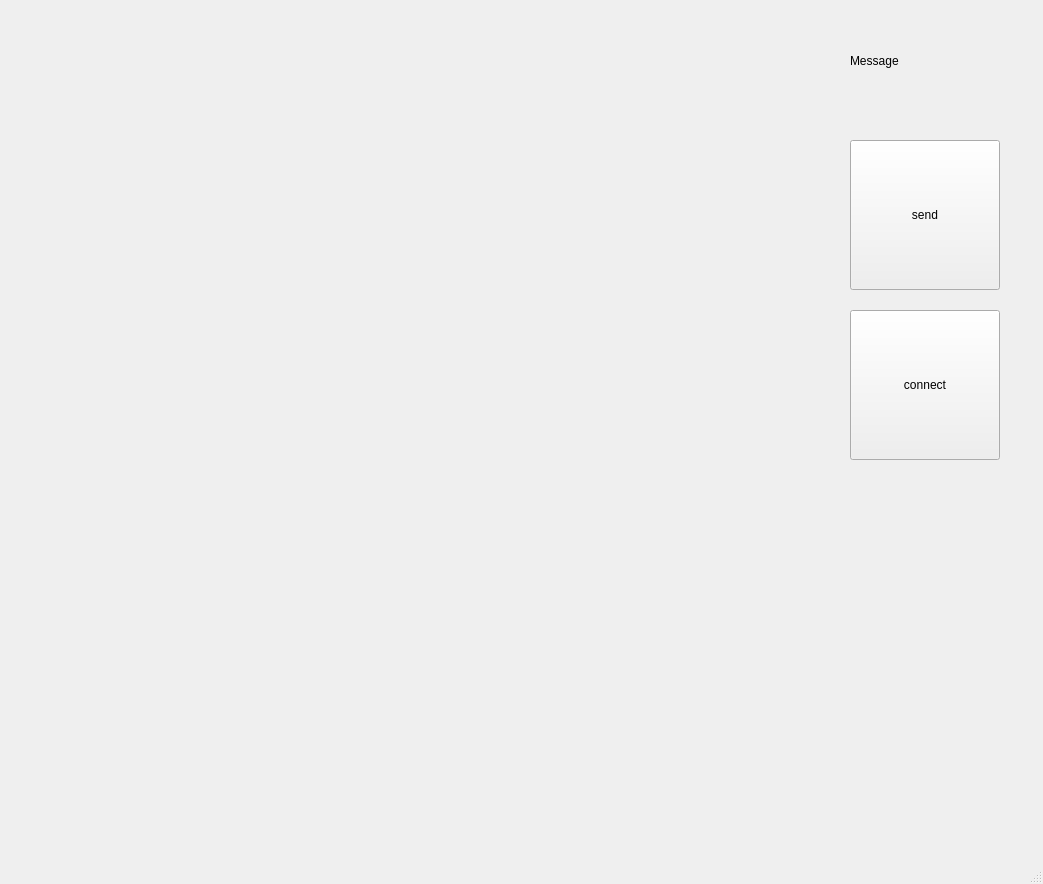
<?xml version="1.0" encoding="UTF-8"?>
<ui version="4.0">
 <class>MainWindow</class>
 <widget class="QMainWindow" name="MainWindow">
  <property name="geometry">
   <rect>
    <x>0</x>
    <y>0</y>
    <width>1043</width>
    <height>884</height>
   </rect>
  </property>
  <property name="windowTitle">
   <string>MainWindow</string>
  </property>
  <widget class="QWidget" name="centralwidget">
   <widget class="Chess_board" name="widget_chessboard" native="true">
    <property name="geometry">
     <rect>
      <x>10</x>
      <y>10</y>
      <width>800</width>
      <height>800</height>
     </rect>
    </property>
   </widget>
   <widget class="QPushButton" name="pushButton_connect">
    <property name="geometry">
     <rect>
      <x>850</x>
      <y>310</y>
      <width>150</width>
      <height>150</height>
     </rect>
    </property>
    <property name="text">
     <string>connect</string>
    </property>
   </widget>
   <widget class="QPushButton" name="pushButton_send">
    <property name="geometry">
     <rect>
      <x>850</x>
      <y>140</y>
      <width>150</width>
      <height>150</height>
     </rect>
    </property>
    <property name="text">
     <string>send</string>
    </property>
   </widget>
   <widget class="QLabel" name="label">
    <property name="geometry">
     <rect>
      <x>850</x>
      <y>30</y>
      <width>151</width>
      <height>61</height>
     </rect>
    </property>
    <property name="text">
     <string>Message</string>
    </property>
   </widget>
   <zorder>pushButton_send</zorder>
   <zorder>widget_chessboard</zorder>
   <zorder>pushButton_connect</zorder>
   <zorder>label</zorder>
  </widget>
  <widget class="QMenuBar" name="menubar">
   <property name="geometry">
    <rect>
     <x>0</x>
     <y>0</y>
     <width>1043</width>
     <height>22</height>
    </rect>
   </property>
  </widget>
  <widget class="QStatusBar" name="statusbar"/>
 </widget>
 <customwidgets>
  <customwidget>
   <class>Chess_board</class>
   <extends>QWidget</extends>
   <header location="global">chess_board.h</header>
   <container>1</container>
  </customwidget>
 </customwidgets>
 <resources/>
 <connections/>
</ui>
